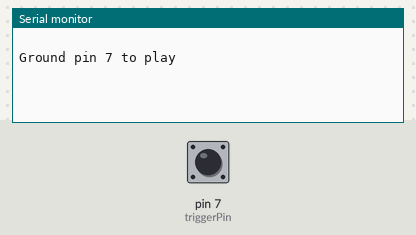
The sketch below on a simulated Arduino Uno, built with avr-gcc and run on an emulated ATmega328P. On the bench: the last lines printed to the serial monitor. The test bench sets the inputs (shaded band); at power-on: pin 7 (triggerPin) HIGH. Random numbers use the default seed unless the sketch sets one.

Above: at 1.2 s.
1.3 s: pin 7 (triggerPin) pulled LOW for 0.15 s
At 3.0 s:
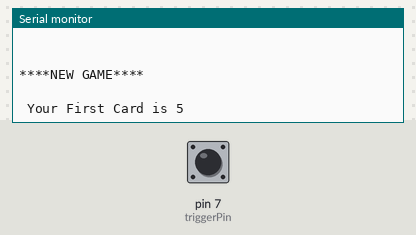
9.8 s: pin 7 (triggerPin) pulled LOW for 3.2 s
At 13.5 s:
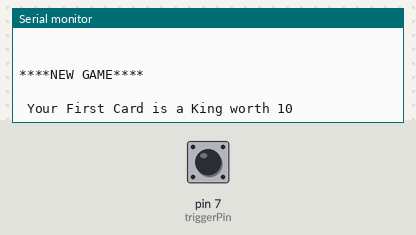

The sketch:

listing7-2.ino
```cpp
//second version of 21, picture cards ok for player not dealer yet
const byte triggerPin = 7;
int randomNumbers [4];//this declares an array of 4 values (0 thru 3)
boolean trigState;
boolean trigLatch;
byte counter;
byte yourTotal;
byte dealerTotal;

void setup() {
  pinMode (triggerPin, INPUT_PULLUP);
  Serial.begin (9600);
  randomSeed (analogRead(5));
  Serial.println (" ");
  Serial.println ("Ground pin 7 to play");
  Serial.println (" ");
}
void loop() { //main program loop
  trigState = digitalRead(triggerPin);
  if (trigState == LOW) {
    trigLatch = true;
  }
  while (trigLatch == true) { //to exit this loop make trigLatch = false
    getNumbers();
    Serial.println (" ");
    Serial.println ("****NEW GAME****");
    Serial.println (" ");
    delay (1000);
    Serial.print (" Your First Card is ");
    switch (randomNumbers [0]) {
      case (11):
        Serial.print ("an Ace worth ");
        break;
      case (12):
        Serial.print ("a jack worth ");
        break;
      case (13):
        Serial.print ("a Queen worth ");
        break;
      case (14):
        Serial.print ("a King worth ");
        break;
    }
    if ((randomNumbers [0]) > 11) {
      (randomNumbers [0]) = 10;
    }
    Serial.print (randomNumbers [0]);
    delay (1500);
    Serial.print (", Your Second Card is ");
    switch (randomNumbers [1]) {
      case (11):
        Serial.print ("an Ace worth ");
        break;
      case (12):
        Serial.print ("a Jack worth ");
        break;
      case (13):
        Serial.print ("a Queen worth ");
        break;
      case (14):
        Serial.print ("a King worth ");
        break;
    }
    if ((randomNumbers [1]) > 11) {
      (randomNumbers [1]) = 10;
    }
    Serial.println (randomNumbers [1]);
    delay (2000);
    Serial.println (" ");
    Serial.println (" ");
    Serial.print (" The Dealer's First Card is ");
    Serial.print (randomNumbers [2]);
    delay (1500);
    Serial.print (", The Dealer's Second Card is ");
    Serial.print (randomNumbers [3]);
    delay (2500);
    yourTotal = randomNumbers [0] + randomNumbers [1];
    dealerTotal = randomNumbers [2] + randomNumbers [3];
    Serial.println (" ");
    Serial.println (" ");
    Serial.println (" _____________________________");
    Serial.print (" Your total is ");
    Serial.println (yourTotal);
    Serial.println (" ");
    delay (2000);
    Serial.print (" The Dealer's Total is ");
    Serial.println (dealerTotal);
    Serial.println (" ");

    trigLatch = false;

  } //end of trig latch
} // end of main loop

///// this is the function used to generate the random numbers /////

void getNumbers() {
  for (counter = 0; counter < 4; counter++) {
    randomNumbers[counter] = random(2, 15);
  }
}
```

Measured:
- after the input at 1.3 s, the serial monitor: prints a new line at once (image 1)
- after the input at 9.8 s, the serial monitor: prints a new line after 2.0 s (image 2)
